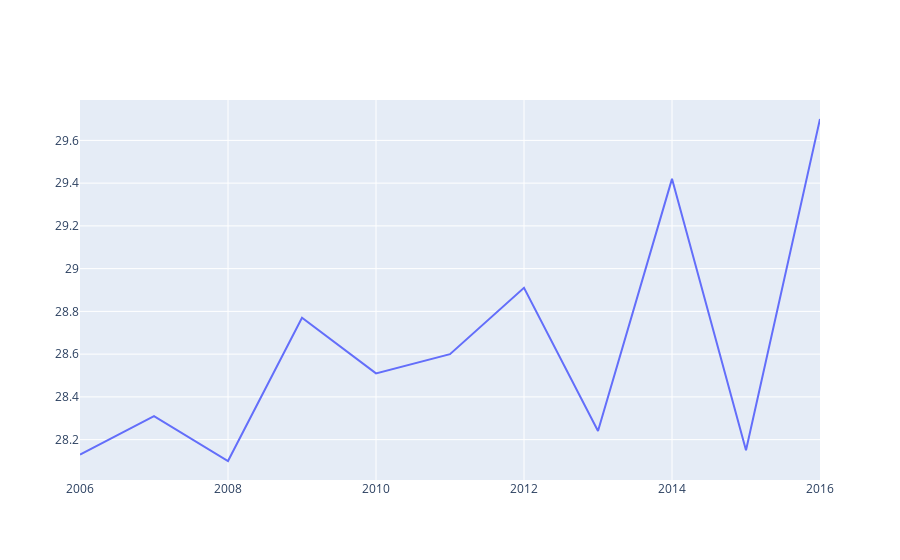

Source (notebook cell):
### Code cell
# Lets plot the temperatures of June of last 10 years, i.e. 2006 to 2016
# Extract the data, i.e temperatures form the pandas data frame
import pandas as pd
df = pd.read_csv("India_Temp_1901-2017.csv", index_col = "YEAR")
temp_June_2006_2016 = (df.loc[2006:2016,"JUN"]).values

# Create the X axis Ticks, i.e. Years we are plotting
import numpy as np
years = np.arange(2006,2017)

# Plot the data in Plotly
import plotly.graph_objects as go
fig = go.Figure(data=go.Scatter(x=years, y=temp_June_2006_2016, mode = "lines"))
fig.show()

### Figure 1 — Plotly figure (JSON) as saved in the notebook; plotly's stock layout.template omitted (floating-point values rounded to 4 significant figures)
{"data": [{"mode": "lines", "type": "scatter", "x": [2006, 2007, 2008, 2009, 2010, 2011, 2012, 2013, 2014, 2015, 2016], "y": [28.13, 28.31, 28.1, 28.77, 28.51, 28.6, 28.91, 28.24, 29.42, 28.15, 29.7]}], "layout": {}}
